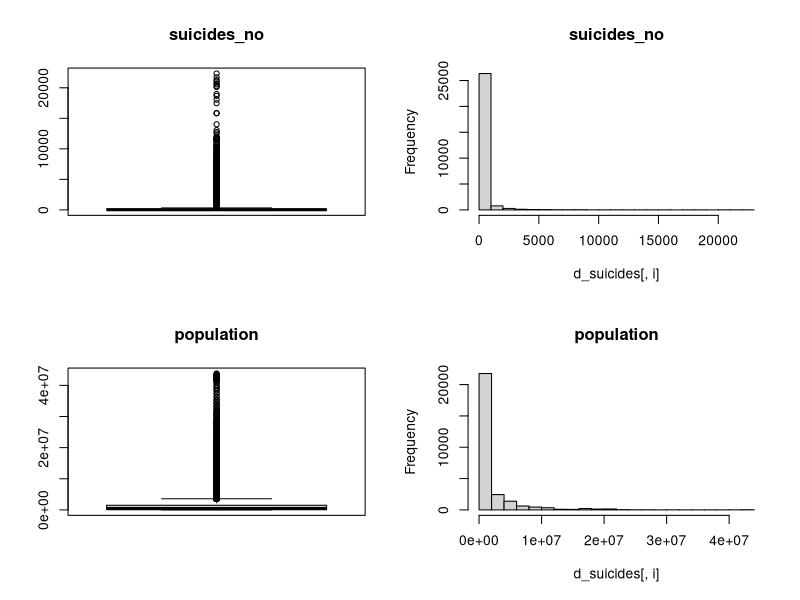
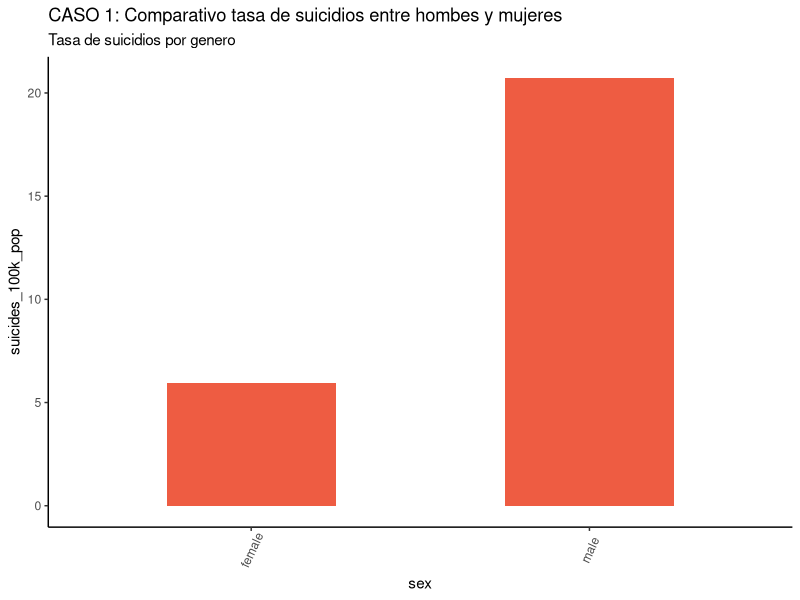
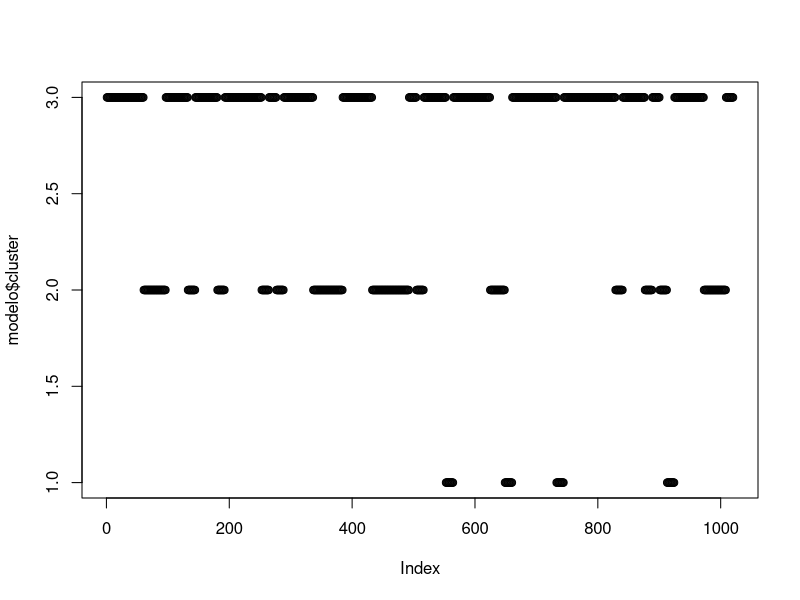
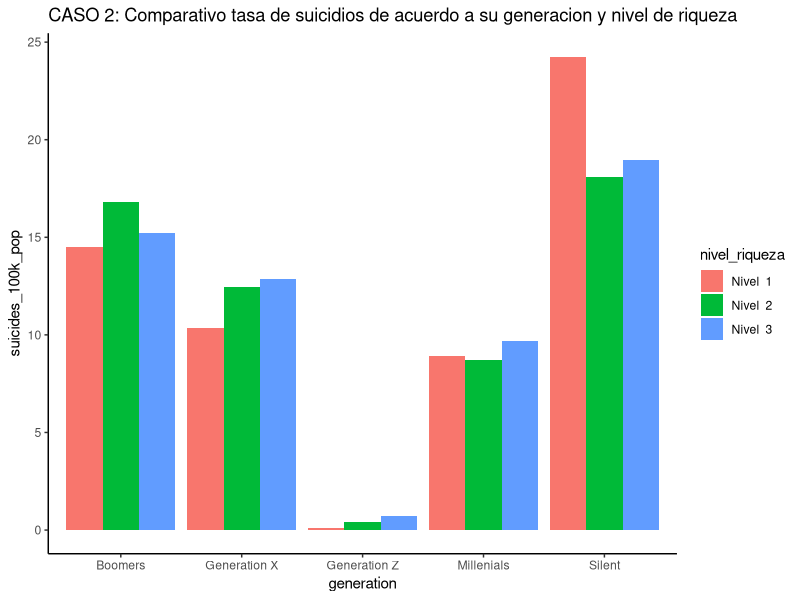
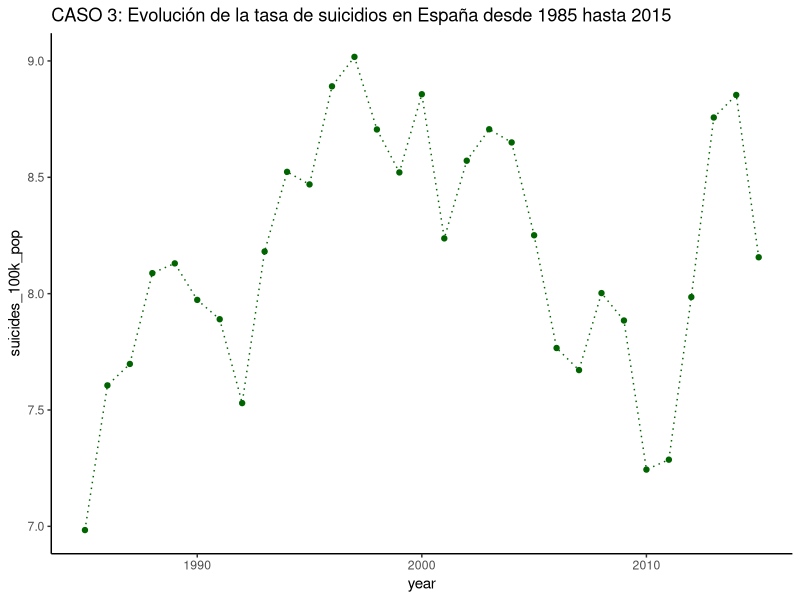
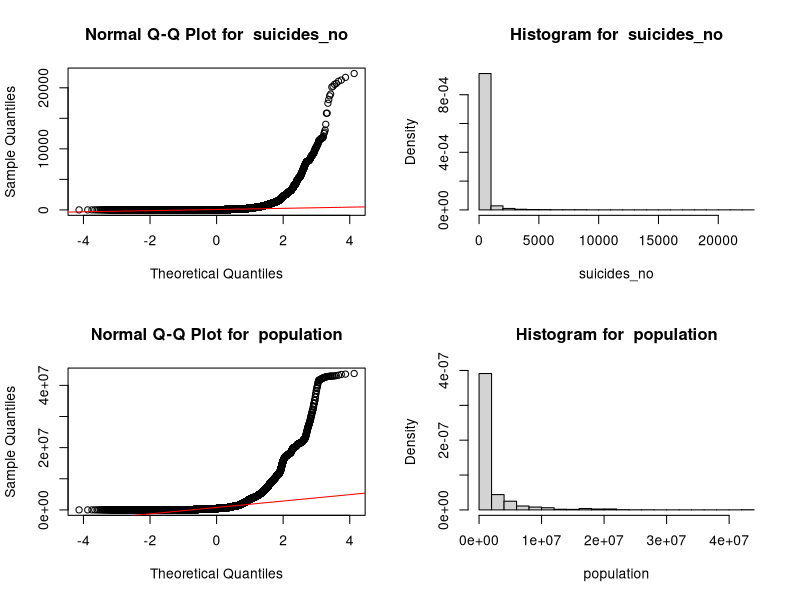
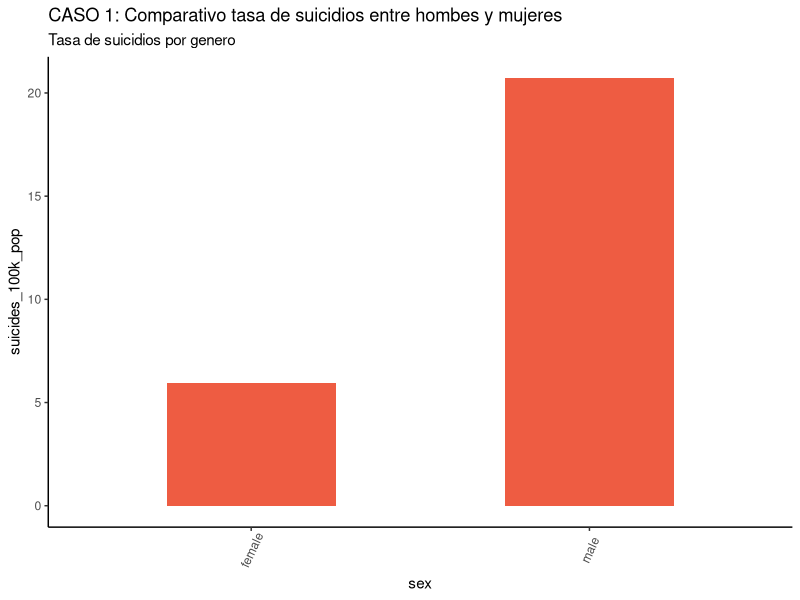
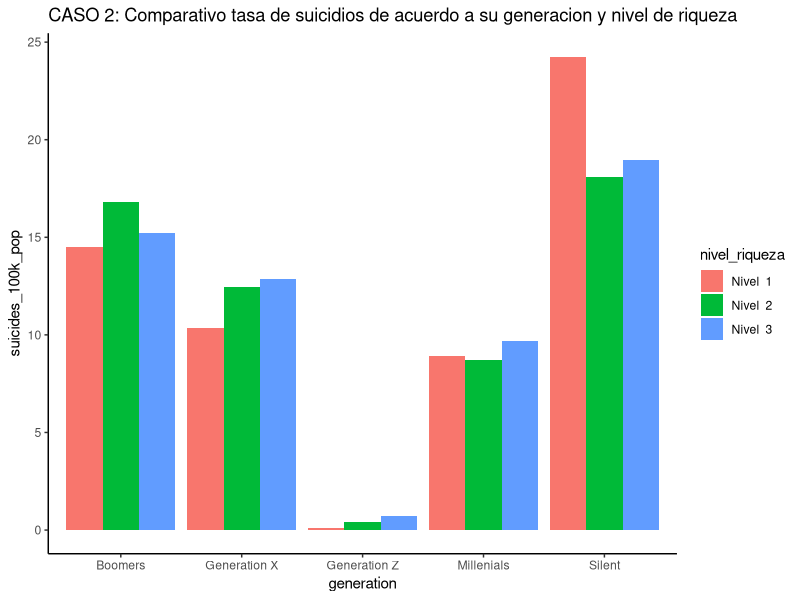

Generate these figures, in order, with R:
# Tipología y ciclo de vida de los datos - Práctica 2
# Autores: Gabriel Paladines y Jaime Pardo
# Dataset: https://www.kaggle.com/rushirdx/suicide-rates-from-1986-to-2016/data
library(dplyr)
library(knitr)
library(ggplot2)
library(stats)

# 1 DESCRIPCIÓN DEL DATASET
# ¿Por qué es importante y qué pregunta/problema pretende responder?
# Este dataset contiene diversos parámetros con los que se puede establecer correlación/causalidad con el suicidio. 
# Pretende responder a preguntar del tipo: ¿el suicidio afecta más a los hombres o a las mujeres? 
# ¿tiene más impacto entre personas de una determinada edad o generación?
# ¿cómo influye el nuvel de riqueza del país en el que viven?

# Lectura de datos
data <- read.csv("../data/suicide.csv", header = TRUE, sep = ",", quote="\"", dec=".",fill = TRUE)
dim(data) 
# Tenemos 27820 observaciones y un total de 12 variables. Entre otras:
# La variable sex tiene dos clases: female y male, ambas con la misma cantidad de registros.
# La variable age tiene 6 clases, todas ellas con la misma cantidad de registros.
# La variable generation tiene 6 clases con diferente cantidad de registros.
summary(data)
# Tipos de datos
str(data)
res <- sapply(data,class)
kable(data.frame(variables=names(res),clase=as.vector(res)))


# 2 INTEGRACIÓN Y SELECCIÓN DE LOS DATOS DE INTERÉS A ANALIZAR

# Eliminar columnas
# HDI.for.year tiene demasiados vacíos y country.year es un campo derivado
d_suicides <- select(data, -HDI.for.year, -country.year)
str(d_suicides)


# 3 LIMPIEZA DE LOS DATOS

# 3.1 ¿Los datos contienen ceros o elementos vacíos? ¿Cómo gestionarías cada uno de estos casos?
# Suicides y Suicides/100kpop tienen ceros, pero son valores correctos y no requieren una gestión especial
# HDI.for.year contiene un 70% de vacíos. Es difícil completar con valores fiables, por ello se decide descartarlo.
colSums(is.na(d_suicides))
colSums(d_suicides=="")
colSums(d_suicides=="0")

# 3.2 Identificación y tratamiento de valores extremos

# Análisis mediante diagramas de cajas e histogramas
par(mfrow=c(2,2))
cols <- c("suicides_no","population")
for(i in cols) {
  if (is.integer(d_suicides[,i])){
    boxplot(d_suicides[,i], main = i, width = 100)
    hist(d_suicides[,i], main = i)
  }
}

# Por la naturaleza de las variables population y suicides, no siguen una distribución normal.

par(mfrow=c(2,2))
cols <- c("sex","age","generation")
for (i in cols){
  if (is.factor(d_suicides[,i])){
    counts <- table(d_suicides[,i])
    barplot(counts,main=paste("Distribution of ", i), 
            xlab=i)
  }
}


# 4 ANÁLISIS DE LOS DATOS

# 4.1 Selección de los grupos de datos que se quieren analizar/comparar

# CASO 1: ¿Es mayor la tasa de suicidios en hombres que en mujeres (en función del porcentaje de población)?
# Seleccionamos atributos: sex, suicides_no, population.
# Calculamos la tasa de suicidios por sexo.
# Representamos gráficamente una comparativa entre la tasa de suicidios de hombres y mujeres.

df  <- d_suicides %>% select(sex, suicides_no, population)
df[2:3] <- lapply(df[2:3], as.numeric)
report_case1 <- df %>%
  group_by(sex) %>%
  summarise_all(funs(sum)) %>%
  mutate(suicides_100k_pop = suicides_no / population * 100000)
head(report_case1)
theme_set(theme_classic())
par(mfrow=c(1,1))
g_case1 <- ggplot(report_case1, aes(sex,suicides_100k_pop)) + geom_bar(stat="identity", width = 0.5, fill="tomato2") + 
  labs(title="CASO 1: Comparativo tasa de suicidios entre hombes y mujeres", 
       subtitle="Tasa de suicidios por genero") +
  theme(axis.text.x = element_text(angle=65, vjust=0.6))

g_case1

# Porcentaje suicidios hombres y mujeres respectivamente:

#percent_male = rate_male / (rate_male + rate_female)
#percent_female = rate_female / (rate_male + rate_female)
#percent_male
#percent_female

# Conclusión: la tasa de suicidios en hombres es mayor que en mujeres, más del triple (20.7 vs. 5.94).
# En total representan el 77,7% de los suicidios.


# CASO 2: ¿Qué generación tiene mayor tasa de suicidios según el nivel de riqueza de su país en 2008 (crisis económica mundial?
# Clasificamos los países según el producto interior bruto (gdp_per_capita) para el 2008.
# Calculamos la tasa de suicidios por generación / nivel de riqueza.
# Comparamos por generación y tasa de suicidios para el año 2008.

# Empezamos clasificando los países en 3 niveles de riqueza, mediante el algoritmo k-means.
# Se genera la columna nivel_riqueza
# Atributos: suicides_no, population, generation, gdp_per_capita...., country, year

suicides_2008 <- filter(d_suicides, year=='2008')

modelo <- kmeans(suicides_2008$gdp_per_capita...., centers = 3)
modelo
modelo$cluster
par(mfrow=c(1,1))
plot(modelo$cluster)

suicides_2008$nivel_riqueza <- modelo$cluster
head(suicides_2008)

report_case2 <- tibble()

for (idx in (1:3)) {
  suicides_2008_riqueza <- filter(suicides_2008, nivel_riqueza==idx)
  df  <- suicides_2008_riqueza %>% select(generation, suicides_no, population)
  
  df[2:3] <- lapply(df[2:3], as.numeric)
  report <- df %>%
    group_by(generation) %>%
    summarise_all(funs(sum)) %>%
    mutate(suicides_100k_pop = suicides_no / population * 100000) %>%
    mutate(nivel_riqueza= paste("Nivel ", idx))
  
  print(paste("Nivel de Riqueza ", idx))
  print(report)
  report_case2 <- rbind(report_case2, report)
}

head(report_case2)

g_case2 <- ggplot(report_case2, aes(fill=nivel_riqueza,y=suicides_100k_pop,x=generation)) + geom_bar(position="dodge", stat="identity") + 
  labs(title="CASO 2: Comparativo tasa de suicidios de acuerdo a su generacion y nivel de riqueza")
g_case2

# CASO 3: ¿Cómo ha evolucionado la tasa de suicidios desde 1985 en España? 
# Atributos: suicides_no, population, year, country=Spain  
# Creamos una columna que sume el número de suicidios por año (para cada año existen 12 registros, 2 sex x 6 age).
# Creamos una columna que sume la población por año.
# Calculamos la tasa de suicidios por año.
# Graficamos para identificar picos o valores altos.

suicides_spain <- select(data, country, year, suicides_no, population)
suicides_spain <- filter(d_suicides, country=='Spain')
df  <- suicides_spain %>% select(year, suicides_no, population)
df[2:3] <- lapply(df[2:3], as.numeric)
report_case3 <- df %>%
  group_by(year) %>%
  summarise_all(funs(sum)) %>%
  mutate(suicides_100k_pop = suicides_no / population * 100000)
head(report_case3)

g_case3 <- ggplot(report_case3, aes(x=year,y=suicides_100k_pop)) + geom_line(stat="identity", color="darkgreen", linetype="dotted") + 
  labs(title="CASO 3: Evolución de la tasa de suicidios en España desde 1985 hasta 2015") +
  geom_point(color="darkgreen")
g_case3

# 4.2 Comprobación de la normalidad y homogeneidad de la varianza

# Análisis de normalidad

par(mfrow=c(2,2))
cols <- c("suicides_no", "population")
for (i in cols){
  qqnorm(d_suicides[,i],main = paste("Normal Q-Q Plot for ", i))
  qqline(d_suicides[,i],col="red")
  hist(d_suicides[,i], 
       main=paste("Histogram for ", i), 
       xlab=i, freq = FALSE)
}
# Se concluye que no son variables normales.
# Análisis de homogeneidad de la varianza: no aplica.

# 4.3 Aplicación de pruebas estadisticas para comparar los grupos de datos


# 5 REPRESENTACIÓN DE LOS RESULTADOS A PARTIR DE TABLAS Y GRÁFICAS
par(mfrow=c(2,2))
report_case1
g_case1
report_case2
g_case2
report_case3
g_case3

# 6 RESOLUCIÓN DEL PROBLEMA
# A partir de los resultados obtenidos, ¿cuáles son las conclusiones? ¿los resultados permiten responder al problema?

# CASO 1: Tasa de suicidios en hombres y en mujeres

# La conclusión aquí es simple: el suicidio afecta sensiblemente más a los hombres, 
# ya que la tasa es más del triple que en las mujeres.

# CASO 2: Tasa de suicidios por generaciones y nivel de riqueza

# La primera conclusión obvia es que para todas las generaciones salvo una 
# la mayor tasa de suicidios se da entre los países del segundo mundo. 
# El análisis que se puede hacer de esto es que en los países más ricos la crisis no ha golpeado tan fuerte
# o ha habido más medios para resistir, mientras que en los países más pobres, 
# cuyo nivel de vida previo ya era bajo, la crisis económica posiblemente no supone un gran cambio.

# Por otra parte, donde existe una mayor desigualdad es en la generación Silent 
# (nacidos entre finales de los años 20 y mediados de los 40), 
# en la cual destaca claramente el segundo mundo, además de ser la generación más impactada respecto a las demás. 
# En cuanto a lo segundo, se puede concluir que al ser una generación mayor, tiene menor población 
# y por lo tanto la tasa aumenta con facilidad.

# Más conclusiones: En la generación Z (nacidos de mediados de los 90 a mediados de los 2000) 
# es en la que claramente se observan menores tasas. Hay que considerar que durante más de la mitad del periodo estudiado 
# no han podido nacer personas de esa generación o bien han sido muy pequeñas como para cometer suicidio, 
# por lo cual es lógico el resultado. Además, es destacable que es el único grupo de población 
# en el que el tercer mundo tiene una tasa más alta. Esto da que pensar que posiblemente los niños del tercer mundo 
# afrontan dificultades que les llevan a cometer suicidios antes que en países más avanzados.

# Finalmente se puede observar que las tasas de suicidio han ido disminuyendo por generaciones 
# (en orden cronológico: silent, boomers, x, millenials, z). 
# Siendo un poco optimistas podemos pensar que el mundo ha ido mejorando. 
# Además, las nuevas generaciones han sufrido menor impacto de las guerras y sus consecuencias.

# CASO 3: Evolución de la tasa de suicidios en España y su relación con las crisis económicas

# Como se puede observar, se confirma la hipótesis de que los suicidios aumentan con las crisis económicas. 
# Los mayores aumentos se producen a raíz de las dos crisis económicas conocidas dentro del periodo estudiado: 
# la de 1993 y la de 2008. En el primer caso, en el que además se parte de una bajada durante 3 años consecutivos, 
# se alcanza en los 3 siguientes la tasa máxima de todo el periodo estudiado. 
# En el segundo caso también tras una progresiva bajada (con algún repunte) 
# se observa la mayor subida puntual de un año para otro.


# 7 CÓDIGO

#  Se adjunta el código 

# 8 OTROS

write.csv(d_suicides, file="suicides_datos_finales.csv")
